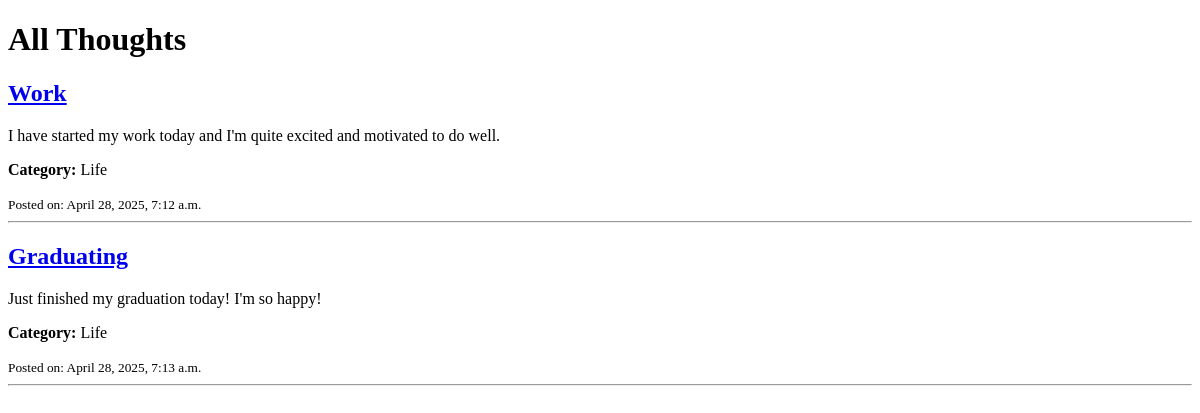
Before: /home/ with the older database file.
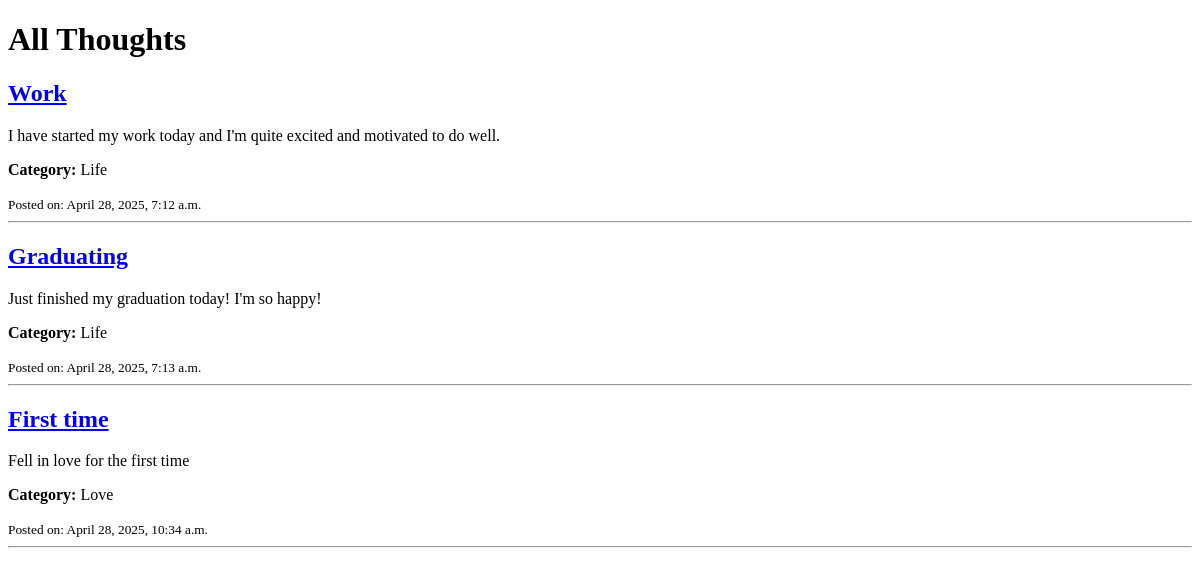
After: the same page with the newer database file.
### post/models.py (models this page shows, shortened)
class Thoughts(models.Model):
    title = models.CharField(max_length=100)
    description = models.TextField(max_length=300)
    created_at = models.DateTimeField(auto_now_add=True)
    category = models.ForeignKey(Category, on_delete=models.CASCADE)

class Category(models.Model):
    name = models.CharField(max_length=100)

### post/views.py (the view)
# urls.py: path("home/", views.thoughts_list, name="thoughts"),
def thoughts_list(request):
    thoughts = Thoughts.objects.all()
    return render(request, "post/index.html", {'thoughts': thoughts})

### post/templates/post/index.html (shortened to what this page needs)
<!DOCTYPE html>
<html>
<head>
</head>
<body>
    <h1>All Thoughts</h1>
    {% for thought in thoughts %}
        <div>
            <h2><a href="{% url 'single' thought.id %}">{{ thought.title }}</a></h2>
            <p>{{ thought.description|truncatechars:100 }}</p>
            <p><strong>Category:</strong> {{ thought.category.name }}</p>
            <small>Posted on: {{ thought.created_at }}</small>
            <hr>
        </div>
    {% empty %}
        <p>No thoughts posted yet.</p>
    {% endfor %}
</body>
</html>

Changed rows visible on the page:
added Thoughts: title "First time", description "Fell in love for the first time", category.name "Love", created_at "April 28, 2025, 10:34 a.m."
